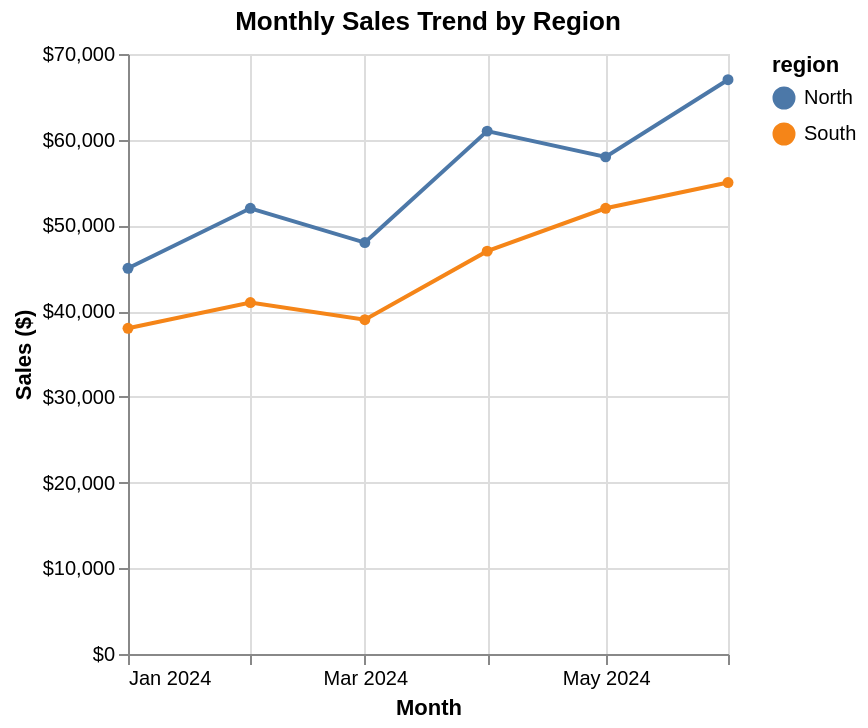

Here is the Vega-Lite specification saved for this chart:
### Vega-Lite specification from a JSON file in a GitHub repository (floating-point values rounded to 4 significant figures)
{"$schema": "https://vega.github.io/schema/vega-lite/v5.json", "description": "Monthly sales trend analysis", "data": {"values": [{"month": "2024-01", "sales": 45000, "region": "North"}, {"month": "2024-02", "sales": 52000, "region": "North"}, {"month": "2024-03", "sales": 48000, "region": "North"}, {"month": "2024-04", "sales": 61000, "region": "North"}, {"month": "2024-05", "sales": 58000, "region": "North"}, {"month": "2024-06", "sales": 67000, "region": "North"}, {"month": "2024-01", "sales": 38000, "region": "South"}, {"month": "2024-02", "sales": 41000, "region": "South"}, {"month": "2024-03", "sales": 39000, "region": "South"}, {"month": "2024-04", "sales": 47000, "region": "South"}, {"month": "2024-05", "sales": 52000, "region": "South"}, {"month": "2024-06", "sales": 55000, "region": "South"}]}, "mark": {"type": "line", "point": true}, "encoding": {"x": {"field": "month", "type": "temporal", "axis": {"title": "Month", "format": "%b %Y"}}, "y": {"field": "sales", "type": "quantitative", "axis": {"title": "Sales ($)", "format": "$,.0f"}}, "color": {"field": "region", "type": "nominal"}}, "title": "Monthly Sales Trend by Region"}
